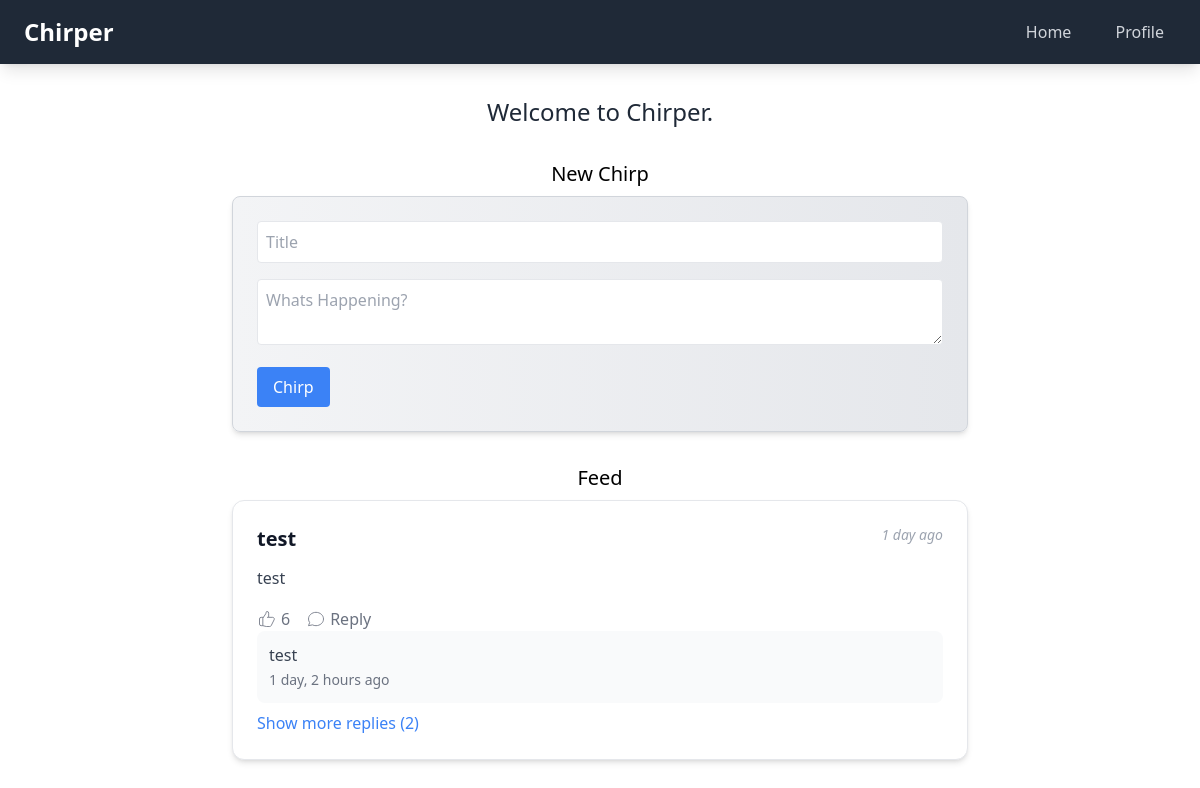
Before: / with the older database file.
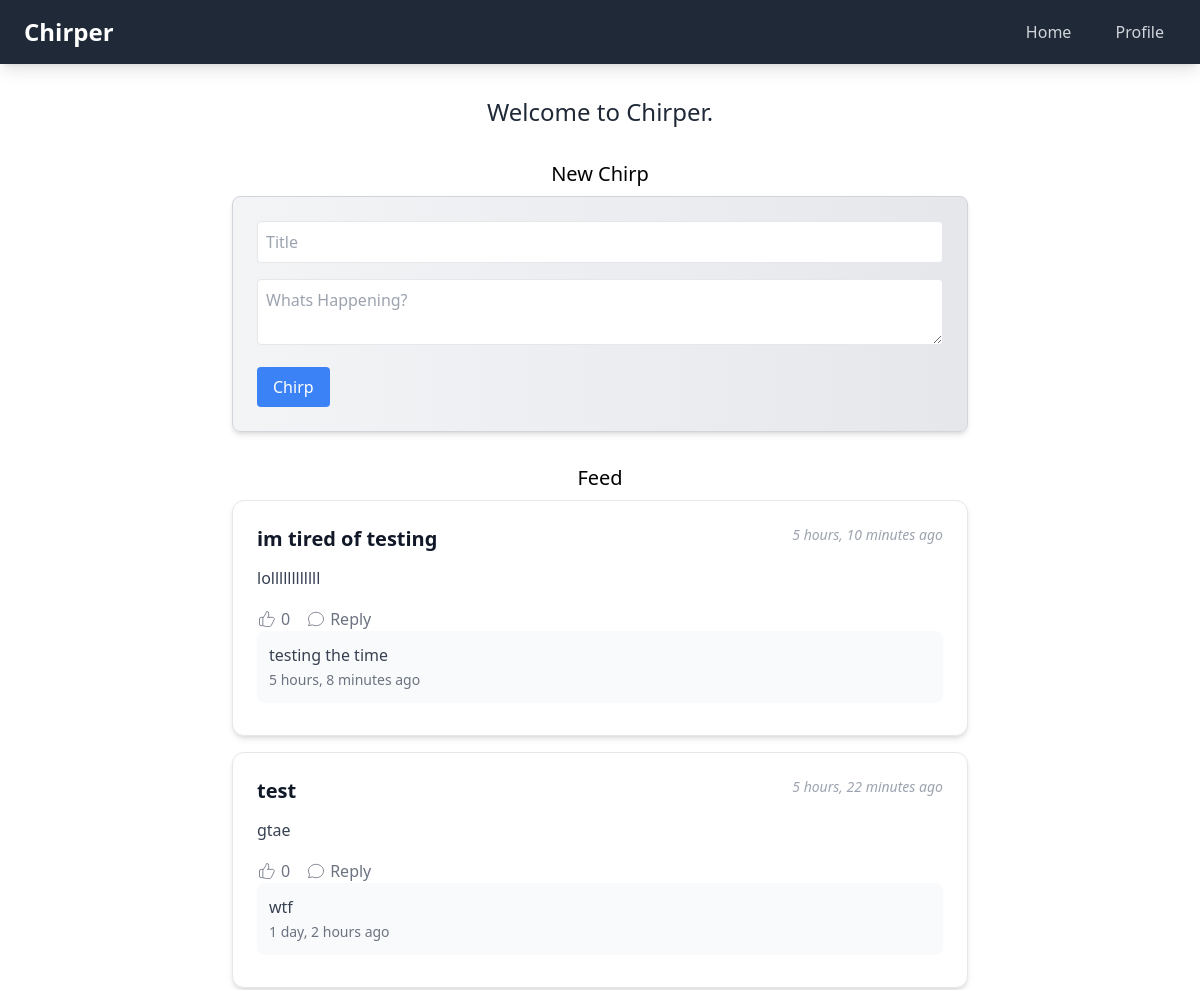
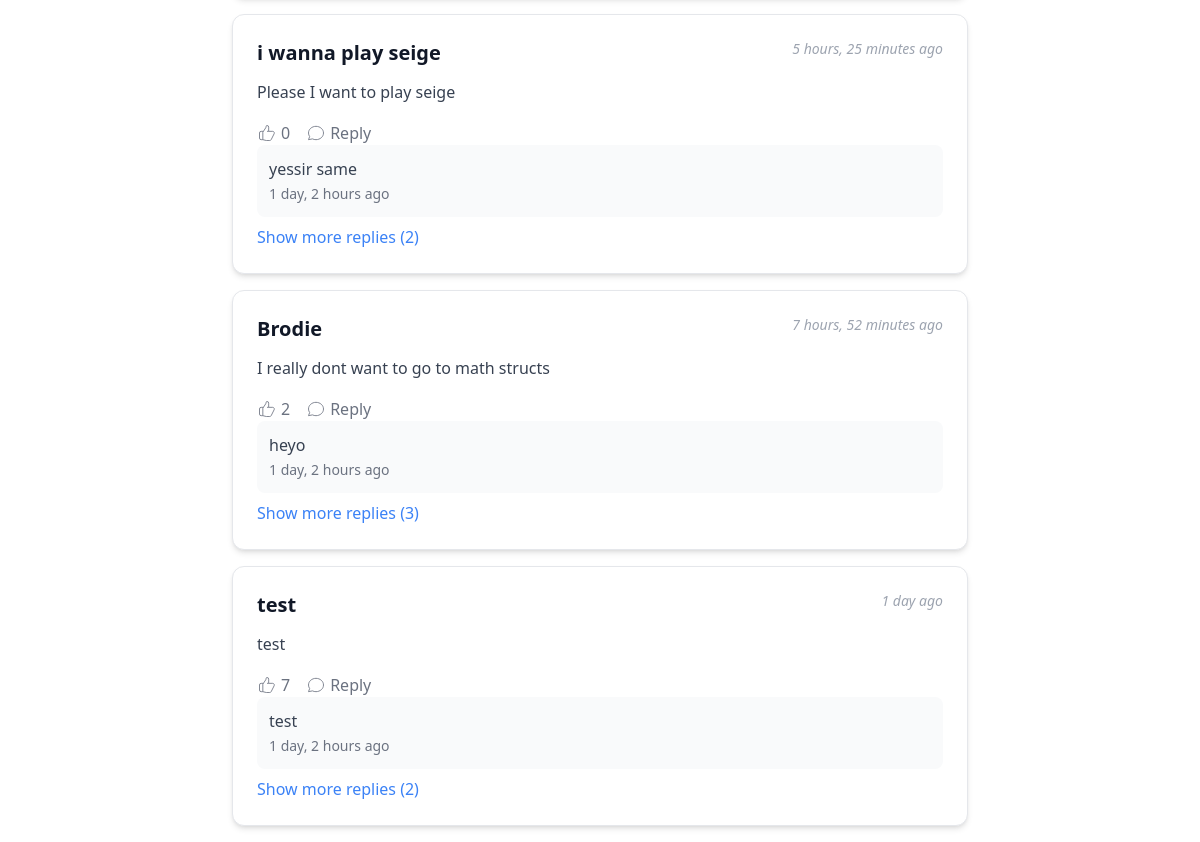
After: the same page with the newer database file (2 pictures, top to bottom).
### Chirper_app/models.py (models this page shows, shortened)
class Chirp(models.Model):
    id = models.UUIDField(primary_key=True, default=uuid.uuid4, editable=False)
    title = models.CharField(max_length=50)
    content = models.TextField(max_length=255)
    created_at = models.DateTimeField(auto_now_add=True)
    like_count = models.IntegerField(default=0)

class Reply(models.Model):
    chirp = models.ForeignKey(Chirp, on_delete=models.CASCADE, related_name='replies')
    content = models.TextField(max_length=255)
    created_at = models.DateTimeField(auto_now_add=True)

### Chirper_app/views.py (the view)
# urls.py: 2. Add a URL to urlpatterns:  path('', views.home, name='home')
def home(request):
    chirps = Chirp.objects.all().order_by('-created_at')
    return render(request, 'home.html', {
        'chirps' : chirps
    })

### Chirper_app/templates/home.html (shortened to what this page needs)
{% extends 'base.html' %}
{% load static %}
{% block content %}
    <div class="max-w-3xl mx-auto px-4">
        <h1 class="text-gray-800 text-2xl text-center mb-8">Welcome to Chirper.</h1>
        <h3 class="text-black text-xl text-center mb-2">New Chirp</h3>
        <section class="bg-gradient-to-r from-gray-100 to-gray-200 shadow-md mx-auto mb-8 border border-gray-300 rounded-lg p-6 hover:shadow-lg transition-shadow">
            <form hx-post="{% url 'create_chirp' %}" hx-target="#chirp-list">
                <div class="space-y-4">
                    <input type="text" name="title" class="w-full p-2 border rounded" placeholder="Title">
                    <textarea name="content" class="w-full p-2 border rounded" placeholder="Whats Happening?"></textarea>
                    <button class="bg-blue-500 text-white px-4 py-2 rounded hover:bg-blue-600">Chirp</button>
                </div>
            </form>
        </section>
        <h3 class="text-black text-xl text-center mb-2">Feed</h3>
        <div class="space-y-4">
            <div id="chirp-list">
                {% include 'chirp_list.html' %}
            </div>
        </div>
    </div>
{% endblock %}

### Chirper_app/templates/base.html (shortened to what this page needs)
{% load static %}
<!DOCTYPE html>
<html>
<head>
    <script src="https://cdn.tailwindcss.com"></script>
</head>
<body hx-headers='{"X-CSRFToken": "{{ csrf_token }}"}'>
    <nav class="bg-gray-800 p-4 shadow-lg">
        <div class="max-w-6xl mx-auto flex justify-between items-center">
            <a href="{% url 'home' %}" class="text-white text-2xl font-bold hover:text-gray-300">Chirper</a>
            <div class="space-x-4">
                <a href="{% url 'home' %}" class="text-gray-300 hover:text-white px-3 py-2 rounded-md hover:bg-gray-700">Home</a>
                <a href="{% url 'account' %}" class="text-gray-300 hover:text-white px-3 py-2 rounded-md hover:bg-gray-700">Profile</a>
            </div>
        </div>
    </nav>
    <div class="container mx-auto px-4 mt-8">
        {% block content %}
        {% endblock %}
    </div>
</body>
</html>

### Chirper_app/templates/chirp_list.html (shortened to what this page needs)
{% if chirps %}
   {% for chirp in chirps %}
       <div class="bg-white shadow-md hover:shadow-lg transition-all duration-200 border border-gray-200 rounded-xl p-6 mb-4">
           <div class="flex justify-between items-start">
               <h2 class="text-xl font-bold text-gray-900 hover:text-blue-600 transition">{{ chirp.title }}</h2>
               <span class="text-sm text-gray-400 italic">{{ chirp.created_at|timesince }} ago</span>
           </div>
           <p class="text-gray-700 mt-3 leading-relaxed">{{ chirp.content }}</p>
           <div class="flex mt-4 space-x-4">
                <button hx-post="{% url 'like_chirp' chirp.id %}"
                        hx-target=".like_count_{{ chirp.id }}"
                        hx-swap="innerText"
                        class="text-gray-500 hover:text-blue-500 flex items-center space-x-1">
                    <span class="like_count_{{ chirp.id }}">{{ chirp.like_count }}</span>
                </button>
                <button onclick="document.getElementById('reply-form-{{ chirp.id }}').classList.toggle('hidden')"
                        class="text-gray-500 hover:text-blue-500 flex items-center space-x-1">
                    <svg class="w-5 h-5" fill="none" stroke="currentColor" viewBox="0 0 24 24">
                        <path d="M8 12h.01M12 12h.01M16 12h.01M21 12c0 4.418-4.03 8-9 8a9.863 9.863 0 01-4.255-.949L3 20l1.395-3.72C3.512 15.042 3 13.574 3 12c0-4.418 4.03-8 9-8s9 3.582 9 8z"></path>
                    </svg>
                    <span>Reply</span>
                </button>
            </div>
            <div class="replies-{{ chirp.id }}" class="mt-4 space-y-3">
                {% include 'reply_list.html' with replies=chirp.replies.all %}
            </div>
       </div>
   {% endfor %}
{% else %}
   <div class="text-center py-10">
       <p class="text-gray-500 text-lg">No Chirps Yet! 🐦</p>
       <p class="text-gray-400 mt-2">Be the first to share something!</p>
   </div>
{% endif %}

### Chirper_app/templates/reply_list.html (shortened to what this page needs)
<div class="replies-{{ chirp.id }}" class="mt-4 space-y-3">
   {% with replies=chirp.replies.all %}
       {% if replies %}
           <div class="bg-gray-50 p-3 rounded-lg mb-2">
               <p class="text-gray-700">{{ replies.first.content }}</p>
               <span class="text-sm text-gray-500">{{ replies.first.created_at|timesince }} ago</span>
           </div>
           {% if replies.count > 1 %}
               <button onclick="document.getElementById('more-replies-{{ chirp.id }}').classList.toggle('hidden')"
                       class="text-blue-500 hover:text-blue-700">
                   Show more replies ({{ replies.count|add:"-1" }})
               </button>
           {% endif %}
       {% endif %}
   {% endwith %}
</div>

Changed rows visible on the page:
added Chirp: title "im tired of testing", created_at "5 hours, 10 minutes", content "lollllllllllll", like_count "0", replies.all.first.content "testing the time", replies.all.first.created_at "5 hours, 8 minutes"
added Chirp: title "test", created_at "5 hours, 22 minutes", content "gtae", like_count "0", replies.all.first.content "wtf", replies.all.first.created_at "1 day, 2 hours"
added Chirp: title "i wanna play seige", created_at "5 hours, 25 minutes", content "Please I want to play seige", like_count "0", replies.all.first.content "yessir same", replies.all.first.created_at "1 day, 2 hours", replies.all.count|add "2"
added Chirp: title "Brodie", created_at "7 hours, 52 minutes", content "I really dont want to go to math structs", like_count "2", replies.all.first.content "heyo", replies.all.first.created_at "1 day, 2 hours", replies.all.count|add "3"
changed Chirp "1 day": like_count "6" → "7"
